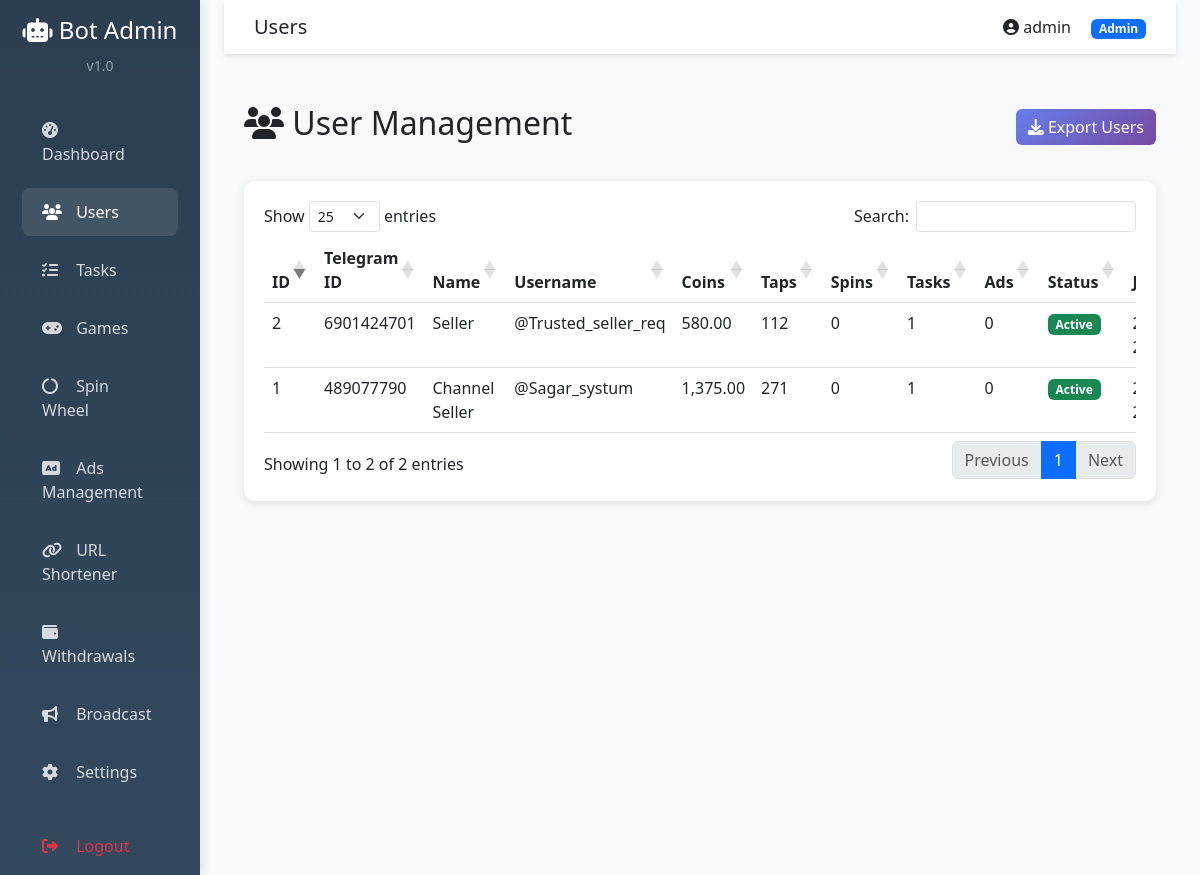
The app's page /admin/users.php (signed in) with its own data.
### tables this page shows
CREATE TABLE `user_stats` (
  `id` int(11) NOT NULL,
  `user_id` int(11) NOT NULL,
  `total_taps` int(11) DEFAULT 0,
  `total_spins` int(11) DEFAULT 0,
  `tasks_completed` int(11) DEFAULT 0,
  `games_played` int(11) DEFAULT 0,
  `ads_watched` int(11) DEFAULT 0,
  `referrals_count` int(11) DEFAULT 0,
  `updated_at` timestamp NULL DEFAULT current_timestamp() ON UPDATE current_timestamp()
);

CREATE TABLE `users` (
  `id` int(11) NOT NULL,
  `telegram_id` bigint(20) NOT NULL,
  `username` varchar(255) DEFAULT NULL,
  `first_name` varchar(255) DEFAULT NULL,
  `last_name` varchar(255) DEFAULT NULL,
  `coins` decimal(20,2) DEFAULT 0.00,
  `energy` int(11) DEFAULT 100,
  `last_energy_update` timestamp NULL DEFAULT current_timestamp(),
  `referral_code` varchar(50) DEFAULT NULL,
  `referred_by` int(11) DEFAULT NULL,
  `is_banned` tinyint(1) DEFAULT 0,
  `created_at` timestamp NULL DEFAULT current_timestamp(),
  `last_active` timestamp NULL DEFAULT current_timestamp()
);

### admin/users.php (the view, shortened to what this page needs)
<?php
require_once 'header.php';
$db = Database::getInstance()->getConnection();
$stmt = $db->query("SELECT u.*, us.total_taps, us.total_spins, us.tasks_completed, us.ads_watched
                    FROM users u
                    LEFT JOIN user_stats us ON u.id = us.user_id
                    ORDER BY u.id DESC");
$users = $stmt->fetchAll();
?>
<div class="page-header d-flex justify-content-between align-items-center">
    <h2><i class="fas fa-users"></i> User Management</h2>
    <button class="btn btn-gradient" onclick="exportUsers()">
        <i class="fas fa-download"></i> Export Users
    </button>
</div>
<div class="stat-card">
    <div class="table-responsive">
        <table class="table table-hover data-table">
            <thead>
                <tr>
                    <th>ID</th>
                    <th>Telegram ID</th>
                    <th>Name</th>
                    <th>Username</th>
                    <th>Coins</th>
                    <th>Taps</th>
                    <th>Spins</th>
                    <th>Tasks</th>
                    <th>Ads</th>
                    <th>Status</th>
                    <th>Joined</th>
                </tr>
            </thead>
            <tbody>
                <?php foreach ($users as $user): ?>
                <tr>
                    <td><?php echo $user['id']; ?></td>
                    <td><?php echo $user['telegram_id']; ?></td>
                    <td><?php echo htmlspecialchars($user['first_name'] . ' ' . $user['last_name']); ?></td>
                    <td>@<?php echo htmlspecialchars($user['username'] ?: 'N/A'); ?></td>
                    <td><?php echo number_format($user['coins'], 2); ?></td>
                    <td><?php echo number_format($user['total_taps'] ?: 0); ?></td>
                    <td><?php echo number_format($user['total_spins'] ?: 0); ?></td>
                    <td><?php echo number_format($user['tasks_completed'] ?: 0); ?></td>
                    <td><?php echo number_format($user['ads_watched'] ?: 0); ?></td>
                    <td>
                        <?php if ($user['is_banned']): ?>
                            <span class="badge bg-danger">Banned</span>
                        <?php else: ?>
                            <span class="badge bg-success">Active</span>
                        <?php endif; ?>
                    </td>
                    <td><?php echo date('Y-m-d', strtotime($user['created_at'])); ?></td>
                </tr>
                <?php endforeach; ?>
            </tbody>
        </table>
    </div>
</div>
<?php require_once 'footer.php'; ?>

### admin/header.php (style rules this page uses)
:root { --primary-gradient: linear-gradient(135deg, #667eea 0%, #764ba2 100%); }
body { background-color: #f8f9fa; }
.stat-card { background: white; border-radius: 10px; padding: 20px; box-shadow: 0 2px 8px rgba(0,0,0,0.1); margin-bottom: 20px; transition: transform 0.3s; }
.page-header { margin-bottom: 30px; }
.btn-gradient { background: var(--primary-gradient); border: none; color: white; }

### records on screen
user_stats: user "2", user.telegram_id "6901424701", user.last_name "Seller", user.username "Trusted_seller_req", user.coins "580.00", total_taps "112", total_spins "0", tasks_completed "1", ads_watched "0"
user_stats: user "1", user.telegram_id "489077790", user.last_name "Channel Seller", user.username "Sagar_systum", user.coins "1,375.00", total_taps "271", total_spins "0", tasks_completed "1", ads_watched "0"

### other values on screen
$currentPage "Users"
$_SESSION['admin_username'] "admin"
$_SESSION['admin_role'] "Admin"
